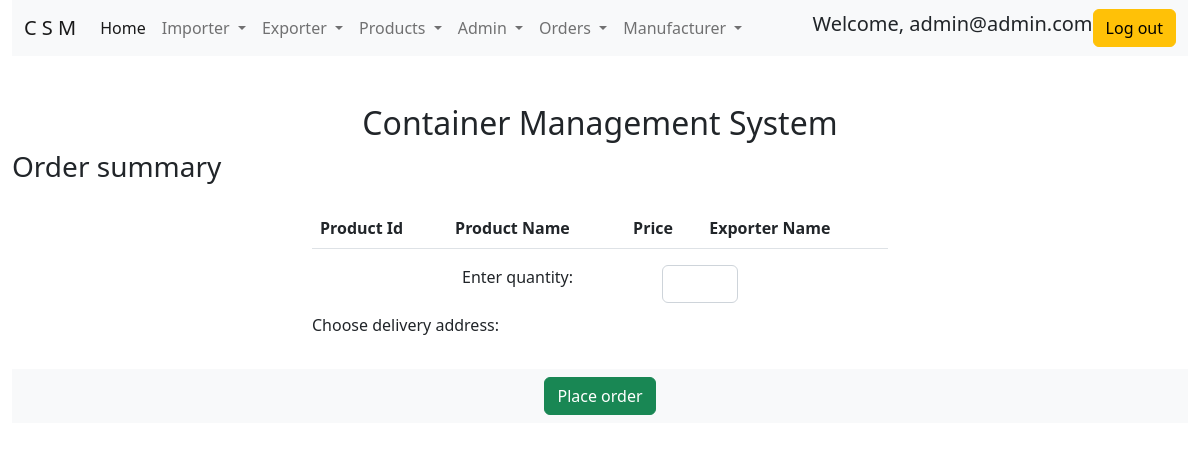
The page /ordersummary.php (signed in) on the database as committed earlier.
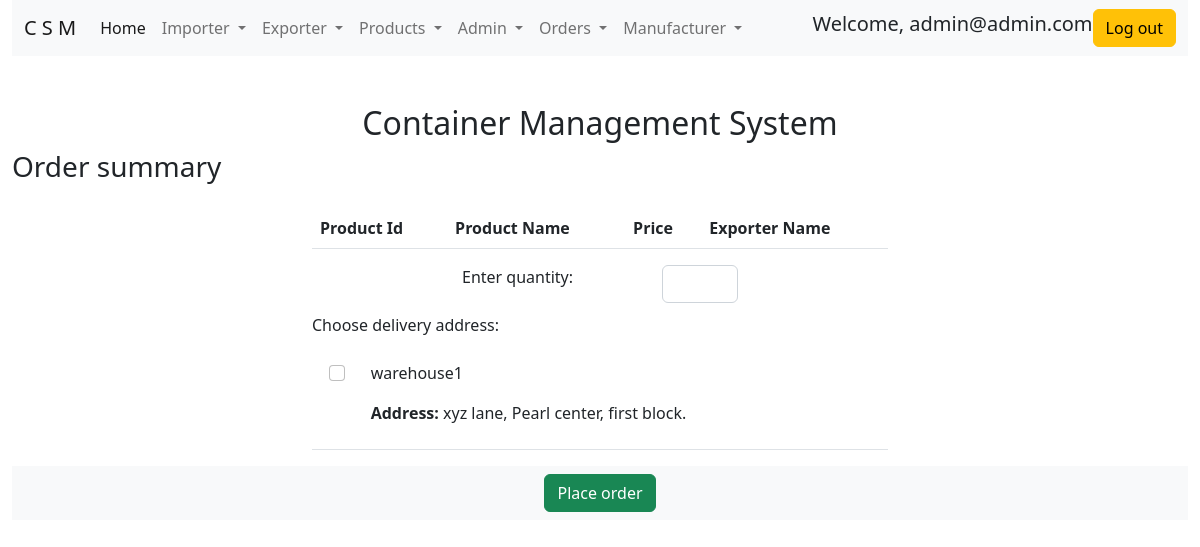
The same page on the database as committed later.
### tables this page shows
CREATE TABLE `warehouses` (
  `warehouse_id` bigint(20) NOT NULL,
  `Company_Id` bigint(20) NOT NULL,
  `name` varchar(1000) NOT NULL,
  `emailId` varchar(1000) NOT NULL,
  `contact_name` varchar(1000) NOT NULL,
  `contact_number` bigint(20) NOT NULL,
  `warehouse_address` varchar(1000) NOT NULL
);

### functions.php (called while the page is built, shortened)
<?php
function check_login($con)
{
    if(isset($_SESSION['user_name']))
    {
        $user_name = $_SESSION['user_name'];
        $query = "select * from users where user_name = '$user_name' limit 1";
        $result = mysqli_query($con,$query);
        if($result && mysqli_num_rows($result) > 0)
        {
            $user_data = mysqli_fetch_assoc($result);
            return $user_data;
        }
    }
    die;
}

### ordersummary.php (the view, shortened to what the changed rows need)
<?php
include("connection.php");
include("functions.php");
$user_data = check_login($con);
$warehouse_data = [];
$query = "select * from warehouses";
$result = mysqli_query($con, $query);
if($result)
{
    if($result && mysqli_num_rows($result) > 0)
    {
        $warehouse_data = mysqli_fetch_all($result);
    }
}
else{
echo "problem in getting data";
}
?>
<!doctype html>
<html lang="en">
  <head>
    <link href="https://cdn.jsdelivr.net/npm/bootstrap@5.2.1/dist/css/bootstrap.min.css" rel="stylesheet">
  </head>
  <body>
    <div class="container-fluid">
    <nav class="navbar navbar-expand-lg bg-light">
        <div class="container-fluid">
            <div class="collapse navbar-collapse" id="navbarScroll">
                <span class="align-middle mr-2">
                    <h1 class="display-4 fs-5 text-center ">Welcome, <?php echo $user_data['user_name']; ?> </h1>
                </span>
            </div>
        </div>
    </nav>
    <div class="row justify-content-center mt-5">
        <div class="col-6">
            <h1 class="display-4 fs-2 text-center"><b>Container Management System</b></h1>
        </div>
    </div>
      <h1 class="display-2 fs-3 ">Order summary</h1>
      <div class="row justify-content-center mt-4">
            <div class="col-6">
                <table class="table">
                    <thead>
                        <tr>
                        <th scope="col">Product Id</th>
                        <th scope="col">Product Name</th>
                        <th scope="col">Price</th>
                        <th scope="col">Exporter Name</th>
                        </tr>
                    </thead>
                </table>
            </div>
    </div>
    <div class="row justify-content-center">
        <div class="col-6">
        <table class="table table-image">
                <tbody>
                    <?php for ($row = 0; $row < count($warehouse_data); $row++) { ?>
                    <tr>
                        <td class="text-center">
                        <input class="text-center form-check-input" type="checkbox" value="<?php echo $warehouse_data[$row][0]; ?>"  id="checkbox" name="check_box">
                        </td>
                        <td class="text-left">
                            <p><?php echo $warehouse_data[$row][2]; ?></p>
                            <p> <b>Address:</b> <?php echo $warehouse_data[$row][6]; ?></p>
                        </td>
                    </tr>
                    <?php }?>
                </tbody>
                </table>
        </div>
    </div>
  </body>
</html>

Rows that differ between the two databases and show on the page:
added warehouses: name "warehouse1", warehouse_address "xyz lane, Pearl center, first block."
